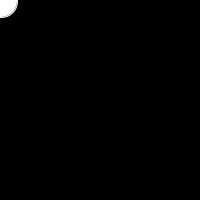
Frame 1 (no input)
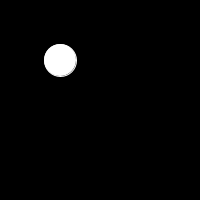
Frame 60 (the mouse pressed at the canvas centre just before this capture)
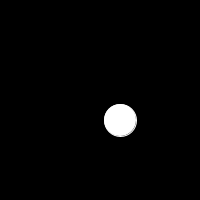
Frame 120 (the mouse held since frame 60 and released just before this capture)

The Processing sketch that drew these frames (run headless with seeded random() and noise(); from frame 60 on, the mouse is pressed at the canvas centre):

// Processing sketch: exercise_5_9
// ── exercise_5_9.pde
int colorRed = 255;
int colorGreen = 255;
int colorBlue = 255;
int x = 0;
int y = 0;
int speed = 1;

void setup(){
size (200,200);
}
void draw(){
background(0);

x = x + speed;
y = y + speed;

if ((x > width) || (x < 0) && (y > height) || (y < 0)) {
  speed = speed * -1;
  colorRed = colorRed - 50;
  colorGreen = colorGreen - 25;
  colorBlue = colorBlue - 35;
}
// displays the ellipse at x location
stroke(255);
fill(colorRed, colorGreen, colorBlue);
ellipse(x,y,32,32);
}
